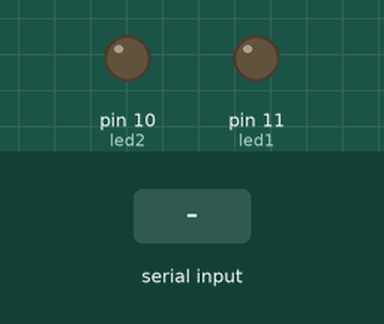
This sketch was run on a simulated Arduino Uno, built with avr-gcc and run on an emulated ATmega328P. Parts: output pins drawn as LEDs (lit = HIGH). The test bench sets the inputs (shaded band). What the sketch prints to the serial monitor is not drawn.

Above: at 1.2 s.
1.3 s: "P" received over Serial
At 1.7 s:
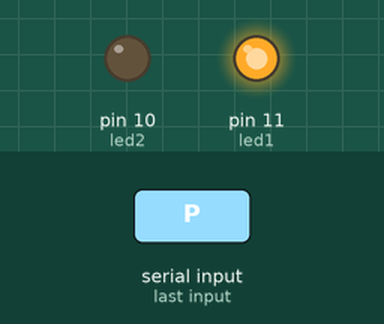
2.8 s: "N" received over Serial
At 4.1 s:
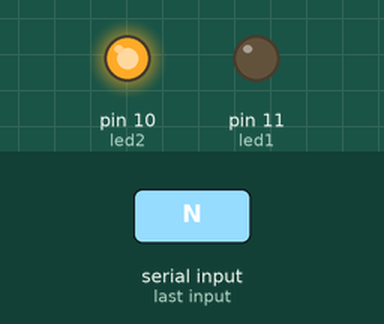
Timing chart, 0 to 5.8 s (numbered marks = the images above; inputs shaded):
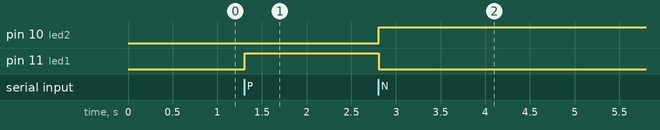

Measured:
- after the input at 1.3 s, pin 11 (led1): LOW → HIGH at once
- after the input at 2.8 s, pin 10 (led2): LOW → HIGH at once; pin 11 (led1): HIGH → LOW at once

The sketch:

encenser_leds.ino
```cpp
int led1 = 11;
int led2 = 10;
int option;


void setup() {
  // put your setup code here, to run once:
   Serial.begin(9600);
  pinMode(led1, OUTPUT);
  pinMode(led2, OUTPUT);

}

void loop() {
  // put your main code here, to run repeatedly:
  if(Serial.available()>0)
  option = Serial.read();
  Serial.println(option );
  if(option == 'P'){
     digitalWrite(led1, HIGH);
     digitalWrite(led2, LOW);
     }
     if(option == 'N'){
     digitalWrite(led1, LOW);
     digitalWrite(led2, HIGH);
    }
}
```
